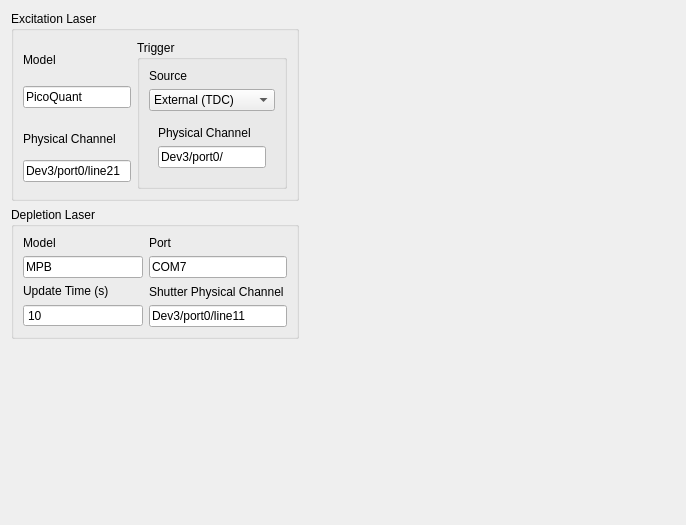
        <widget class="QWidget" name="lasers">
         <attribute name="title">
          <string>Lasers</string>
         </attribute>
         <layout class="QGridLayout" name="gridLayout_10">
          <item row="0" column="0">
           <layout class="QVBoxLayout" name="verticalLayout_12">
            <item>
             <widget class="QGroupBox" name="groupBox">
              <property name="sizePolicy">
               <sizepolicy hsizetype="Expanding" vsizetype="Expanding">
                <horstretch>0</horstretch>
                <verstretch>0</verstretch>
               </sizepolicy>
              </property>
              <property name="title">
               <string>Excitation Laser</string>
              </property>
              <layout class="QGridLayout" name="gridLayout_12">
               <item row="0" column="0">
                <layout class="QVBoxLayout" name="verticalLayout_19">
                 <item>
                  <widget class="QLabel" name="label_25">
                   <property name="maximumSize">
                    <size>
                     <width>60</width>
                     <height>20</height>
                    </size>
                   </property>
                   <property name="text">
                    <string>Model</string>
                   </property>
                  </widget>
                 </item>
                 <item>
                  <widget class="QLineEdit" name="excMod">
                   <property name="enabled">
                    <bool>true</bool>
                   </property>
                   <property name="text">
                    <string>PicoQuant</string>
                   </property>
                  </widget>
                 </item>
                </layout>
               </item>
               <item row="0" column="1" rowspan="2">
                <widget class="QGroupBox" name="groupBox_8">
                 <property name="title">
                  <string>Trigger</string>
                 </property>
                 <layout class="QGridLayout" name="gridLayout_7">
                  <item row="0" column="0">
                   <layout class="QVBoxLayout" name="verticalLayout_6">
                    <item>
                     <layout class="QVBoxLayout" name="verticalLayout_36">
                      <item>
                       <widget class="QLabel" name="label_32">
                        <property name="maximumSize">
                         <size>
                          <width>16777215</width>
                          <height>20</height>
                         </size>
                        </property>
                        <property name="text">
                         <string>Source</string>
                        </property>
                       </widget>
                      </item>
                      <item>
                       <widget class="QComboBox" name="excTriggerSrcCombox">
                        <item>
                         <property name="text">
                          <string>External (TDC)</string>
                         </property>
                        </item>
                        <item>
                         <property name="text">
                          <string>Internal</string>
                         </property>
                        </item>
                       </widget>
                      </item>
                     </layout>
                    </item>
                    <item>
                     <widget class="QStackedWidget" name="stackedWidget">
                      <property name="currentIndex">
                       <number>1</number>
                      </property>
                      <widget class="QWidget" name="ext">
                       <layout class="QGridLayout" name="gridLayout_5">
                        <item row="0" column="0">
                         <layout class="QVBoxLayout" name="verticalLayout_20">
                          <item>
                           <widget class="QLabel" name="label_17">
                            <property name="maximumSize">
                             <size>
                              <width>16777215</width>
                              <height>20</height>
                             </size>
                            </property>
                            <property name="text">
                             <string>Physical Channel</string>
                            </property>
                           </widget>
                          </item>
                          <item>
                           <widget class="QLineEdit" name="excTriggerExtChan">
                            <property name="text">
                             <string>Dev1/port0/line6</string>
                            </property>
                           </widget>
                          </item>
                         </layout>
                        </item>
                       </layout>
                      </widget>
                      <widget class="QWidget" name="int">
                       <layout class="QGridLayout" name="gridLayout_6">
                        <item row="1" column="0">
                         <layout class="QVBoxLayout" name="verticalLayout_21">
                          <item>
                           <widget class="QLabel" name="label_18">
                            <property name="maximumSize">
                             <size>
                              <width>16777215</width>
                              <height>20</height>
                             </size>
                            </property>
                            <property name="text">
                             <string>Physical Channel</string>
                            </property>
                           </widget>
                          </item>
                          <item>
                           <widget class="QLineEdit" name="excTriggerIntChan">
                            <property name="text">
                             <string>Dev3/port0/</string>
                            </property>
                           </widget>
                          </item>
                         </layout>
                        </item>
                       </layout>
                      </widget>
                     </widget>
                    </item>
                   </layout>
                  </item>
                 </layout>
                </widget>
               </item>
               <item row="1" column="0">
                <layout class="QVBoxLayout" name="verticalLayout_18">
                 <item>
                  <widget class="QLabel" name="label_5">
                   <property name="maximumSize">
                    <size>
                     <width>16777215</width>
                     <height>20</height>
                    </size>
                   </property>
                   <property name="text">
                    <string>Physical Channel</string>
                   </property>
                  </widget>
                 </item>
                 <item>
                  <widget class="QLineEdit" name="excChan">
                   <property name="text">
                    <string>Dev3/port0/line21</string>
                   </property>
                  </widget>
                 </item>
                </layout>
               </item>
              </layout>
             </widget>
            </item>
            <item>
             <widget class="QGroupBox" name="groupBox_3">
              <property name="sizePolicy">
               <sizepolicy hsizetype="Expanding" vsizetype="Expanding">
                <horstretch>0</horstretch>
                <verstretch>0</verstretch>
               </sizepolicy>
              </property>
              <property name="title">
               <string>Depletion Laser</string>
              </property>
              <layout class="QGridLayout" name="gridLayout_8">
               <item row="0" column="0">
                <layout class="QVBoxLayout" name="verticalLayout_30">
                 <item>
                  <widget class="QLabel" name="label_26">
                   <property name="maximumSize">
                    <size>
                     <width>60</width>
                     <height>16777215</height>
                    </size>
                   </property>
                   <property name="text">
                    <string>Model</string>
                   </property>
                  </widget>
                 </item>
                 <item>
                  <widget class="QLineEdit" name="depMod">
                   <property name="enabled">
                    <bool>true</bool>
                   </property>
                   <property name="maximumSize">
                    <size>
                     <width>120</width>
                     <height>16777215</height>
                    </size>
                   </property>
                   <property name="text">
                    <string>MPB</string>
                   </property>
                  </widget>
                 </item>
                </layout>
               </item>
               <item row="0" column="1">
                <layout class="QVBoxLayout" name="verticalLayout_34">
                 <item>
                  <widget class="QLabel" name="label_30">
                   <property name="sizePolicy">
                    <sizepolicy hsizetype="Expanding" vsizetype="Expanding">
                     <horstretch>0</horstretch>
                     <verstretch>0</verstretch>
                    </sizepolicy>
                   </property>
                   <property name="maximumSize">
                    <size>
                     <width>60</width>
                     <height>20</height>
                    </size>
                   </property>
                   <property name="text">
                    <string>Port</string>
                   </property>
                  </widget>
                 </item>
                 <item>
                  <widget class="QLineEdit" name="depPort">
                   <property name="enabled">
                    <bool>true</bool>
                   </property>
                   <property name="maximumSize">
                    <size>
                     <width>999</width>
                     <height>24</height>
                    </size>
                   </property>
                   <property name="text">
                    <string>COM7</string>
                   </property>
                  </widget>
                 </item>
                </layout>
               </item>
               <item row="1" column="0">
                <layout class="QVBoxLayout" name="verticalLayout_35">
                 <item>
                  <widget class="QLabel" name="label_31">
                   <property name="maximumSize">
                    <size>
                     <width>16777215</width>
                     <height>20</height>
                    </size>
                   </property>
                   <property name="text">
                    <string>Update Time (s)</string>
                   </property>
                  </widget>
                 </item>
                 <item>
                  <widget class="QSpinBox" name="depUpdateTimeSpinner">
                   <property name="maximumSize">
                    <size>
                     <width>16777215</width>
                     <height>24</height>
                    </size>
                   </property>
                   <property name="buttonSymbols">
                    <enum>QAbstractSpinBox::NoButtons</enum>
                   </property>
                   <property name="value">
                    <number>10</number>
                   </property>
                  </widget>
                 </item>
                </layout>
               </item>
               <item row="1" column="1">
                <layout class="QVBoxLayout" name="verticalLayout_68">
                 <item>
                  <widget class="QLabel" name="label_16">
                   <property name="maximumSize">
                    <size>
                     <width>16777215</width>
                     <height>20</height>
                    </size>
                   </property>
                   <property name="text">
                    <string>Shutter Physical Channel</string>
                   </property>
                  </widget>
                 </item>
                 <item>
                  <widget class="QLineEdit" name="depShutterChan">
                   <property name="text">
                    <string>Dev3/port0/line11</string>
                   </property>
                  </widget>
                 </item>
                </layout>
               </item>
              </layout>
             </widget>
            </item>
           </layout>
          </item>
          <item row="0" column="1">
           <spacer name="horizontalSpacer">
            <property name="orientation">
             <enum>Qt::Horizontal</enum>
            </property>
            <property name="sizeHint" stdset="0">
             <size>
              <width>376</width>
              <height>20</height>
             </size>
            </property>
           </spacer>
          </item>
          <item row="1" column="0">
           <spacer name="verticalSpacer">
            <property name="orientation">
             <enum>Qt::Vertical</enum>
            </property>
            <property name="sizeHint" stdset="0">
             <size>
              <width>20</width>
              <height>175</height>
             </size>
            </property>
           </spacer>
          </item>
         </layout>
        </widget>
